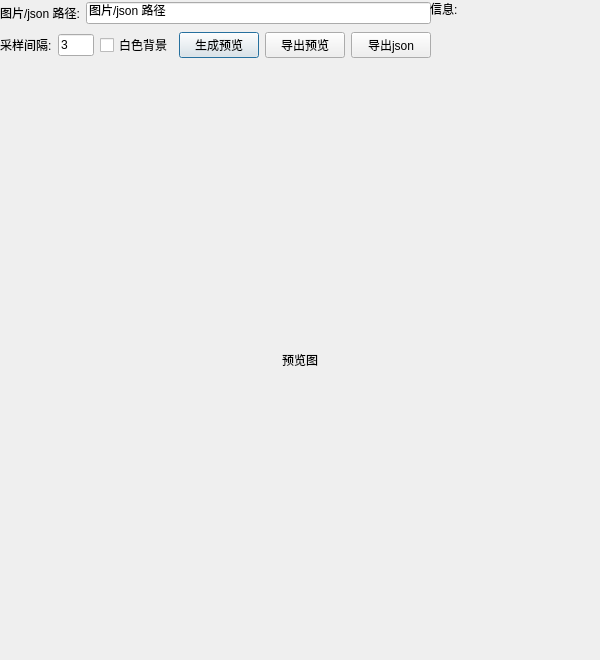
<?xml version="1.0" encoding="UTF-8"?>
<ui version="4.0">
 <class>Dialog</class>
 <widget class="QDialog" name="Dialog">
  <property name="geometry">
   <rect>
    <x>0</x>
    <y>0</y>
    <width>600</width>
    <height>660</height>
   </rect>
  </property>
  <property name="windowTitle">
   <string>Dialog</string>
  </property>
  <widget class="QLabel" name="label_show">
   <property name="geometry">
    <rect>
     <x>0</x>
     <y>60</y>
     <width>600</width>
     <height>600</height>
    </rect>
   </property>
   <property name="text">
    <string>预览图</string>
   </property>
   <property name="scaledContents">
    <bool>true</bool>
   </property>
   <property name="alignment">
    <set>Qt::AlignCenter</set>
   </property>
  </widget>
  <widget class="QWidget" name="verticalLayoutWidget">
   <property name="geometry">
    <rect>
     <x>0</x>
     <y>0</y>
     <width>431</width>
     <height>60</height>
    </rect>
   </property>
   <layout class="QVBoxLayout" name="verticalLayout">
    <item>
     <layout class="QHBoxLayout" name="horizontalLayout_1">
      <item>
       <widget class="QLabel" name="label_url">
        <property name="text">
         <string>图片/json 路径:</string>
        </property>
       </widget>
      </item>
      <item>
       <widget class="QLineEdit" name="lineEdit_url">
        <property name="text">
         <string>图片/json 路径</string>
        </property>
       </widget>
      </item>
     </layout>
    </item>
    <item>
     <layout class="QHBoxLayout" name="horizontalLayout_2">
      <item>
       <widget class="QLabel" name="label_interval">
        <property name="text">
         <string>采样间隔:</string>
        </property>
       </widget>
      </item>
      <item>
       <widget class="QLineEdit" name="lineEdit_interval">
        <property name="text">
         <string>3</string>
        </property>
       </widget>
      </item>
      <item>
       <widget class="QCheckBox" name="checkBox">
        <property name="text">
         <string>白色背景</string>
        </property>
        <property name="checkable">
         <bool>true</bool>
        </property>
        <property name="tristate">
         <bool>false</bool>
        </property>
       </widget>
      </item>
      <item>
       <widget class="QPushButton" name="pushButton_1">
        <property name="text">
         <string>生成预览</string>
        </property>
       </widget>
      </item>
      <item>
       <widget class="QPushButton" name="pushButton_2">
        <property name="text">
         <string>导出预览</string>
        </property>
       </widget>
      </item>
      <item>
       <widget class="QPushButton" name="pushButton_3">
        <property name="text">
         <string>导出json</string>
        </property>
       </widget>
      </item>
     </layout>
    </item>
   </layout>
  </widget>
  <widget class="QLabel" name="label_Information">
   <property name="geometry">
    <rect>
     <x>430</x>
     <y>0</y>
     <width>170</width>
     <height>60</height>
    </rect>
   </property>
   <property name="text">
    <string>&lt;html&gt;&lt;head/&gt;&lt;body&gt;&lt;p&gt;信息:&lt;/p&gt;&lt;p&gt;&lt;br/&gt;&lt;/p&gt;&lt;/body&gt;&lt;/html&gt;</string>
   </property>
   <property name="textFormat">
    <enum>Qt::RichText</enum>
   </property>
   <property name="scaledContents">
    <bool>false</bool>
   </property>
   <property name="alignment">
    <set>Qt::AlignLeading|Qt::AlignLeft|Qt::AlignTop</set>
   </property>
  </widget>
 </widget>
 <resources/>
 <connections/>
</ui>
